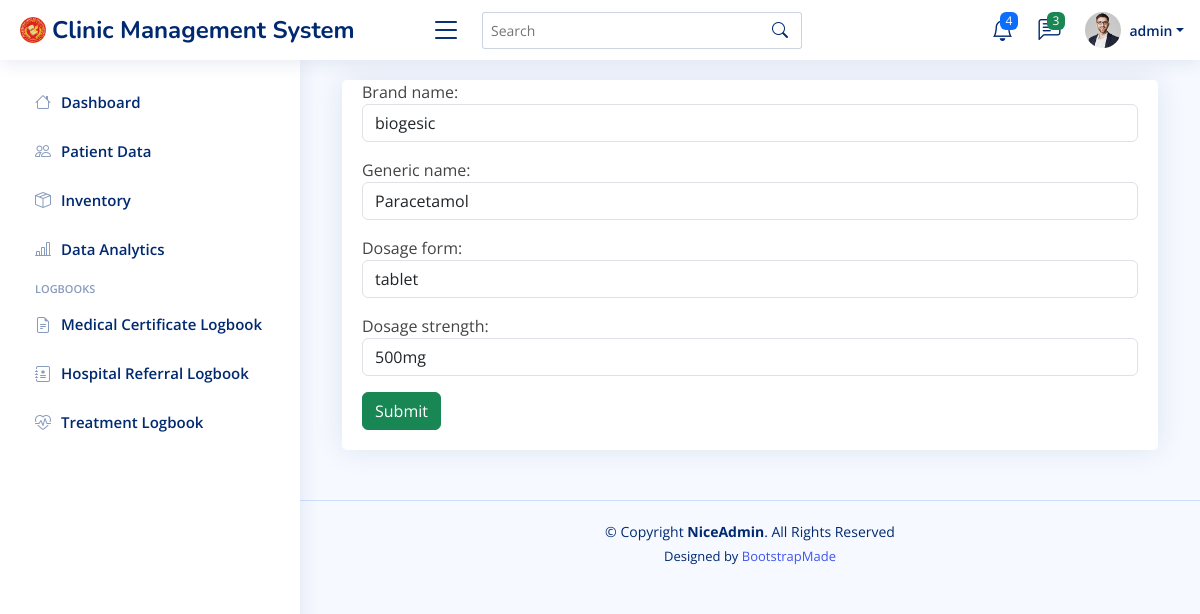
Screenshot of /medicineform-update/1/ (signed in) with the database file from the repository.
### cms/models.py (models this page shows, shortened)
class Medicine(models.Model):
    created_at = models.DateTimeField(auto_now_add=True)
    updated_at = models.DateTimeField(auto_now=True)
    brand_name = models.CharField(max_length=100)
    generic_name = models.CharField(max_length=100)
    dosage_form = models.CharField(max_length=100)
    dosage_strength = models.CharField(max_length=100)
    provider = models.CharField(max_length=100, blank=True, null=True)
    provider_updated = models.CharField(max_length=100, blank=True)

### cms/views.py (the view, shortened to what this page needs)
# urls.py: path('medicineform-update/<str:pk>/', views.medicineform_update_view, name="Medicine Update"),
@login_required(login_url="Login")
def medicineform_update_view(request, pk):
    medicine_instance = get_object_or_404(Medicine, id=pk)
    form = MedicineForm(instance=medicine_instance)
    context = {'form':form}
    return render(request, 'cms/medicine-form.html', context)

### cms/forms.py
class MedicineForm(forms.ModelForm):
    class Meta:
        model = Medicine
        fields = '__all__'
        exclude = ('created_at', 'provider', 'updated_at', 'provider_updated')
        widgets = {
            'brand_name': forms.TextInput(attrs={'class': 'form-control'}),
            'generic_name': forms.TextInput(attrs={'class': 'form-control'}),
            'dosage_form': forms.TextInput(attrs={'class': 'form-control'}),
            'dosage_strength': forms.TextInput(attrs={'class': 'form-control'}),
        }

### cms/templates/cms/medicine-form.html (shortened to what this page needs)
{% extends "cms/base.html" %}
{% block content %}
<div class="container">
    <div class="row">
        <div class="col-sm">
            <div class="card card-body">
                <div class="form-group">
                    <form action="" method="POST">
                        {{form.as_p}}
                        <input class="btn btn-success" type="submit" value="Submit">
                    </form>
                </div>
            </div>
        </div>
    </div>
</div>
{% endblock content %}

### cms/templates/cms/base.html (shortened to what this page needs)
{% load static %}
<!DOCTYPE html>
<html lang="en">
<head>
  <link href="{% static "cms/assets/vendor/bootstrap/css/bootstrap.min.css" %}" rel="stylesheet">
  <link href="{% static "cms/assets/vendor/bootstrap-icons/bootstrap-icons.css" %}" rel="stylesheet">
  <link href="{% static "cms/assets/vendor/boxicons/css/boxicons.min.css" %}" rel="stylesheet">
  <link href="{% static "cms/assets/vendor/quill/quill.snow.css" %}" rel="stylesheet">
  <link href="{% static "cms/assets/vendor/quill/quill.bubble.css" %}" rel="stylesheet">
  <link href="{% static "cms/assets/vendor/remixicon/remixicon.css" %}s" rel="stylesheet">
  <link href="{% static "cms/assets/vendor/simple-datatables/style.css" %}" rel="stylesheet">
  <link href="{% static "cms/assets/css/style.css" %}" rel="stylesheet">
</head>
<body>
  <header id="header" class="header fixed-top d-flex align-items-center">
    <div class="d-flex align-items-center justify-content-between">
      <a href={% url 'Dashboard' %} class="logo d-flex align-items-center">
        <img src="{% static "cms/assets/img/dhvsu_logo.png" %}" alt="">
        <span class="d-none d-lg-block">Clinic Management System</span>
      </a>
      <i class="bi bi-list toggle-sidebar-btn"></i>
    </div>
    <div class="search-bar">
      <form class="search-form d-flex align-items-center" method="POST" action="#">
        <input type="text" name="query" placeholder="Search" title="Enter search keyword">
        <button type="submit" title="Search"><i class="bi bi-search"></i></button>
      </form>
    </div>
    <nav class="header-nav ms-auto">
      <ul class="d-flex align-items-center">
        <li class="nav-item dropdown">
          <a class="nav-link nav-icon" href="#" data-bs-toggle="dropdown">
            <i class="bi bi-bell"></i>
            <span class="badge bg-primary badge-number">4</span>
          </a>
        </li>
        <li class="nav-item dropdown">
          <a class="nav-link nav-icon" href="#" data-bs-toggle="dropdown">
            <i class="bi bi-chat-left-text"></i>
            <span class="badge bg-success badge-number">3</span>
          </a>
        </li>
        <li class="nav-item dropdown pe-3">
          <a class="nav-link nav-profile d-flex align-items-center pe-0" href="#" data-bs-toggle="dropdown">
            <img src="{% static "cms/assets/img/profile-img.jpg" %}" alt="Profile" class="rounded-circle">
            <span class="d-none d-md-block dropdown-toggle ps-2">{{ user.username }}</span>
          </a>
        </li>
      </ul>
    </nav>
  </header>
  <aside id="sidebar" class="sidebar">
    <ul class="sidebar-nav" id="sidebar-nav">
      <li class="nav-item">
        <a class="nav-link collapsed" href={% url "Dashboard" %}>
          <i class="bi bi-house"></i>
          <span>Dashboard</span>
      </li>
      <li class="nav-item">
        <a class="nav-link collapsed" href={% url "Patient Data" %}>
          <i class="bi bi-people"></i>
          <span>Patient Data</span>
      </li>
      <li class="nav-item">
        <a class="nav-link collapsed" href={% url "Inventory Data" %}>
          <i class="bi bi-box-seam"></i>
          <span>Inventory</span>
      </li>
      <li class="nav-item">
        <a class="nav-link collapsed" href={% url "chart" %}>
          <i class="bi bi-bar-chart-line"></i>
          <span>Data Analytics</span>
      </li>
      <li class="nav-heading">Logbooks</li>
      <li class="nav-item">
        <a class="nav-link collapsed" href={% url "Medcert Data" %}>
          <i class="bi bi-file-earmark-text"></i>
          <span>Medical Certificate Logbook</span>
      </li>
      <li class="nav-item">
        <a class="nav-link collapsed" href={% url "Referral Data" %}>
          <i class="bi bi-journal-medical"></i>
          <span>Hospital Referral Logbook</span>
      </li>
      <li class="nav-item">
        <a class="nav-link collapsed" href={% url "Treatment Data" %}>
          <i class="bi bi-heart-pulse"></i>
          <span>Treatment Logbook</span>
      </li>
    </ul>
  </aside>
  <main id="main" class="main">
    {% block content %}
    {% endblock content %}
  </main>
  <footer id="footer" class="footer">
    <div class="copyright">
      &copy; Copyright <strong><span>NiceAdmin</span></strong>. All Rights Reserved
    </div>
    <div class="credits">
      Designed by <a href="https://bootstrapmade.com/">BootstrapMade</a>
    </div>
  </footer>
</body>
</html>

### cms/static/cms/assets/css/style.css (style rules this page uses)
:root { scroll-behavior: smooth; }
body { font-family: "Open Sans", sans-serif; background: #f6f9ff; color: #444444; }
a { color: #4154f1; text-decoration: none; }
#main { margin-top: 60px; padding: 20px 30px; transition: all 0.3s; }
.card { margin-bottom: 30px; border: none; border-radius: 5px; box-shadow: 0px 0 30px rgba(1, 41, 112, 0.1); }
.card-body { padding: 0 20px 20px 20px; }
.logo { line-height: 1; }
@media (min-width: 1200px) { .logo { width: 400px; } }
.logo img { max-height: 26px; margin-right: 6px; }
.logo span { font-size: 24px; font-weight: 700; color: #012970; font-family: "Nunito", sans-serif; }
.header { transition: all 0.5s; z-index: 997; height: 60px; box-shadow: 0px 2px 20px rgba(1, 41, 112, 0.1); background-color: #fff; padding-left: 20px; }
.header .toggle-sidebar-btn { font-size: 32px; padding-left: 10px; cursor: pointer; color: #012970; }
.header .search-bar { min-width: 360px; padding: 0 20px; }
.header .search-form { width: 100%; }
.header .search-form input { border: 0; font-size: 14px; color: #012970; border: 1px solid rgba(1, 41, 112, 0.2); padding: 7px 38px 7px 8px; border-radius: 3px; transition: 0.3s; width: 100%; }
.header .search-form button { border: 0; padding: 0; margin-left: -30px; background: none; }
.header .search-form button i { color: #012970; }
.header-nav ul { list-style: none; }
.header-nav>ul { margin: 0; padding: 0; }
.header-nav .nav-icon { font-size: 22px; color: #012970; margin-right: 25px; position: relative; }
.header-nav .nav-profile { color: #012970; }
.header-nav .nav-profile img { max-height: 36px; }
.header-nav .nav-profile span { font-size: 14px; font-weight: 600; }
.header-nav .badge-number { position: absolute; inset: -2px -5px auto auto; font-weight: normal; font-size: 12px; padding: 3px 6px; }
.sidebar { position: fixed; top: 60px; left: 0; bottom: 0; width: 300px; z-index: 996; transition: all 0.3s; padding: 20px; overflow-y: auto; scrollbar-width: thin; scrollbar-color: #aab7cf transparent; box-shadow: 0px 0px 20px rgba(1, 41, 112, 0.1); background-color: #fff; }
@media (min-width: 1200px) { #main, #footer { margin-left: 300px; } }
.sidebar-nav { padding: 0; margin: 0; list-style: none; }
.sidebar-nav li { padding: 0; margin: 0; list-style: none; }
.sidebar-nav .nav-item { margin-bottom: 5px; }
.sidebar-nav .nav-heading { font-size: 11px; text-transform: uppercase; color: #899bbd; font-weight: 600; margin: 10px 0 5px 15px; }
.sidebar-nav .nav-link { display: flex; align-items: center; font-size: 15px; font-weight: 600; color: #4154f1; transition: 0.3; background: #f6f9ff; padding: 10px 15px; border-radius: 4px; }
.sidebar-nav .nav-link i { font-size: 16px; margin-right: 10px; color: #4154f1; }
.sidebar-nav .nav-link.collapsed { color: #012970; background: #fff; }
.sidebar-nav .nav-link.collapsed i { color: #899bbd; }
.footer { padding: 20px 0; font-size: 14px; transition: all 0.3s; border-top: 1px solid #cddfff; }
.footer .copyright { text-align: center; color: #012970; }
.footer .credits { padding-top: 5px; text-align: center; font-size: 13px; color: #012970; }

### rows the page displays
Medicine: brand_name "biogesic", generic_name "Paracetamol", dosage_form "tablet", dosage_strength "500mg"

### other values shown
{{ user.username }} "admin"
